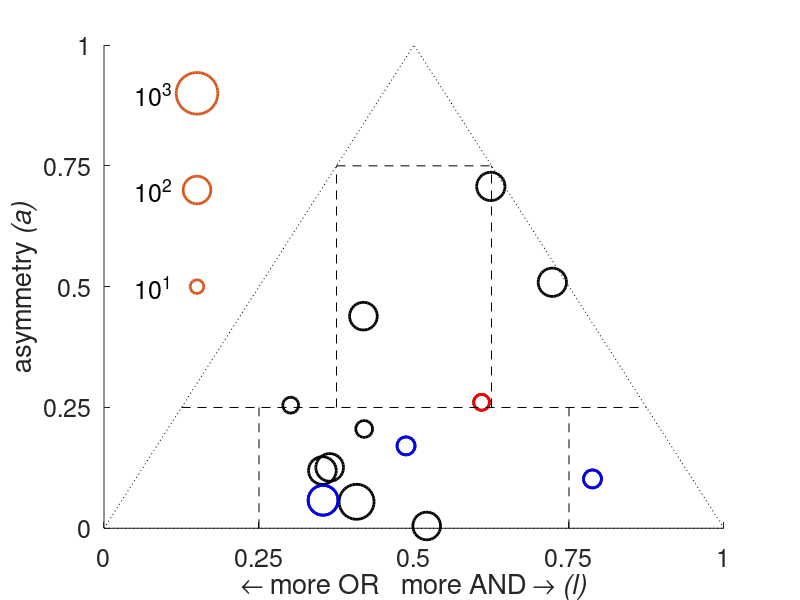

This figure's MATLAB source: (Note: this script raises an error after producing the figure.)

pi = [.07 .01 .003 .007 .01 .01 .01 .07 .01 .01 .06 .05 .05; 
    .14 .15 .08 .20 .14 .053 .092 .32 .009 .009 .23 .3 .11;
    .28 .26 .11 .15 .25 .4 .09 .63 .28 .11 .41 .18 .081];

pi = sort(pi);


r = 1./pi(1,:);

a = log10(pi(3,:)./pi(2,:))./log10(r);

l = -log10(pi(2,:).*pi(3,:))./(2*log10(r));

%log10(sqrt((1./pi(2,:)).*(1./pi(3,:))))./log10(r);

scatter(l,a,log10(r).^2*100,'MarkerEdgeColor','k','linewidth',2)
hl1 = line([0 0.5 1 0],[0 1 0 0]);
set(hl1,'color','k','linestyle',':');
hold on;

scatter([0.15 0.15 0.15],[.5 .7 .9],[1 4 9]*100,'linewidth',2)
text([0.1 0.1 0.1]-.05,[.5 .7 .9],{'10^1','10^2','10^3'},'FontSize',18)
    
%show the wild type in red
scatter(l(1),a(1),log10(r(1)).^2*100,'MarkerEdgeColor','r','linewidth',2)

%show the CRP dominant clones in blue
scatter(l([4 12 13]),a([4 12 13]),log10(r([4 12 13])).^2*100,'MarkerEdgeColor','b','linewidth',2)

%plot dashed boundaries
hbound1 = line([0.125 0.875],[0.25 0.25])
set(hbound1,'color','k','linestyle','--')
hbound2 = line([0.25 0.25],[0 0.25])
set(hbound2,'color','k','linestyle','--')
hbound3 = line([0.75 0.75],[0 0.25])
set(hbound3,'color','k','linestyle','--')

hbound4 = line([0.375 0.625],[0.75 0.75])
set(hbound4,'color','k','linestyle','--')
hbound5 = line([0.375 0.375],[0.25 0.75])
set(hbound5,'color','k','linestyle','--')
hbound6 = line([0.625 0.625],[0.25 0.75])
set(hbound6,'color','k','linestyle','--')

hold off;
set(gca,'xtick',[0 .25 .5 .75 1],'ytick',[0 .25 .5 .75 1],'FontSize',18,'xlim',[0 1],'ylim',[0 1]);
xlabel('\leftarrow more OR   more AND \rightarrow \it{(l)}');
ylabel('asymmetry \it{(a)}');
axis0;